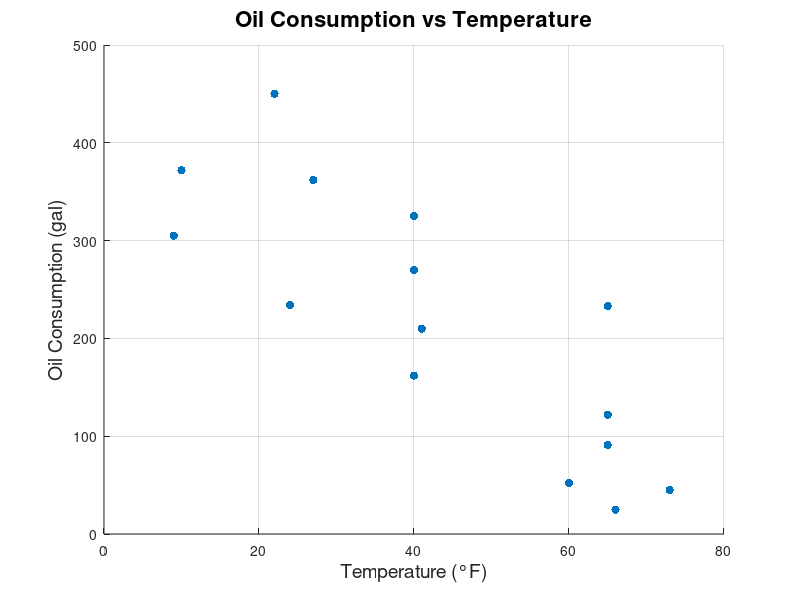
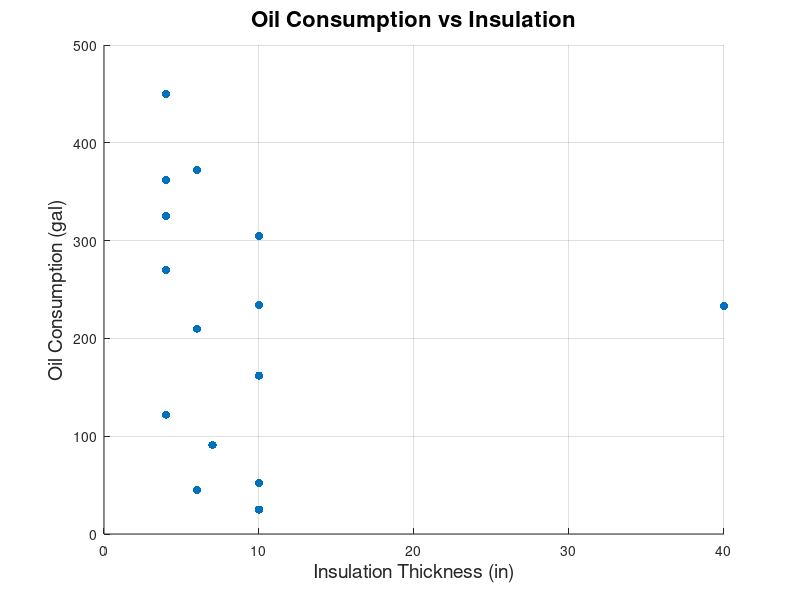
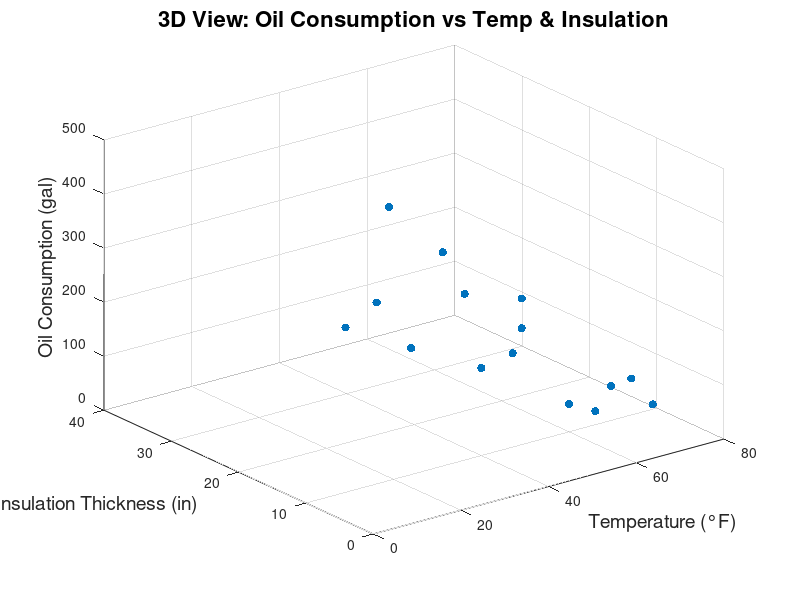
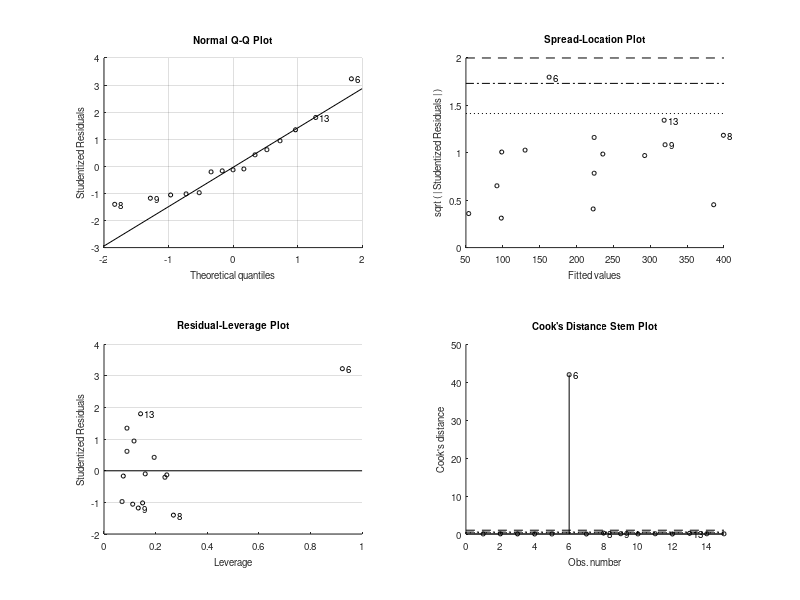

Write the MATLAB code that produced these figures, in order. (Note: this script raises an error after producing the figures.)
% Initialize environment
clear all;
close all;
clc;

% Configuration
outlierThreshold = 2; % Standard deviation threshold for outliers
fitTypes = {'linear', 'quadratic'};
numFits = length(fitTypes);

%% Section 1: Heating Oil Analysis

% Input Data
oilConsumption = [270 362 162 45 91 233 372 305 234 122 25 210 450 325 52];
temperature = [40 27 40 73 65 65 10 9 24 65 66 41 22 40 60];
insulationLevel = [4 4 10 6 7 40 6 10 10 4 10 6 4 4 10];

% Visualization: Scatter Plots
figure;
scatter(temperature, oilConsumption, 'filled');
xlabel('Temperature (°F)', 'FontSize', 14);
ylabel('Oil Consumption (gal)', 'FontSize', 14);
title('Oil Consumption vs Temperature', 'FontSize', 16);
grid on;

figure;
scatter(insulationLevel, oilConsumption, 'filled');
xlabel('Insulation Thickness (in)', 'FontSize', 14);
ylabel('Oil Consumption (gal)', 'FontSize', 14);
title('Oil Consumption vs Insulation', 'FontSize', 16);
grid on;

figure;
scatter3(temperature, insulationLevel, oilConsumption, 'filled');
xlabel('Temperature (°F)', 'FontSize', 14);
ylabel('Insulation Thickness (in)', 'FontSize', 14);
zlabel('Oil Consumption (gal)', 'FontSize', 14);
title('3D View: Oil Consumption vs Temp & Insulation', 'FontSize', 16);
grid on;

% Model Fitting
modelFits = cell(numFits, 1);
r2Values = zeros(numFits, 1);
modelCoeffs = cell(numFits, 1);

for idx = 1:numFits
    modelFits{idx} = fitlm([temperature', insulationLevel'], oilConsumption', fitTypes{idx});
    r2Values(idx) = modelFits{idx}.Rsquared.Ordinary;
    modelCoeffs{idx} = modelFits{idx}.Coefficients.Estimate;
end

% Display Model Fit Quality
disp('=== Model Fit Assessment ===');
for idx = 1:numFits
    fprintf('  %-10s Model | R²: %.4f\n', fitTypes{idx}, r2Values(idx));
end

% Identify Best Model
[~, topModelIdx] = max(r2Values);
fprintf('\n  Best Performing Model: %s\n', fitTypes{topModelIdx});

% Model Equations
disp('=== Model Equations ===');
for idx = 1:numFits
    coeffSet = modelCoeffs{idx};
    eqStr = sprintf('  %-10s | y = %.2f', fitTypes{idx}, coeffSet(1));
    for term = 2:length(coeffSet)
        if coeffSet(term) >= 0
            eqStr = [eqStr sprintf(' + %.2f*x%d', coeffSet(term), term-1)];
        else
            eqStr = [eqStr sprintf(' - %.2f*x%d', abs(coeffSet(term)), term-1)];
        end
    end
    disp(eqStr);
end

% Prediction Scenario
tempTest = 15; % °F
insulTest = 5; % inches
predictions = zeros(numFits, 1);

disp('=== Predictions ===');
for idx = 1:numFits
    predictions(idx) = predict(modelFits{idx}, [tempTest, insulTest]);
    fprintf('  %-10s Model | Temp: %d°F, Insulation: %d in | Oil: %.2f gal\n', ...
        fitTypes{idx}, tempTest, insulTest, predictions(idx));
end

% Manual Equation-Based Prediction
linCoeff = modelCoeffs{1};
predLinEq = linCoeff(1) + linCoeff(2)*tempTest + linCoeff(3)*insulTest;

quadCoeff = modelCoeffs{2};
predQuadEq = quadCoeff(1) + quadCoeff(2)*tempTest + quadCoeff(3)*insulTest + ...
    quadCoeff(4)*tempTest*insulTest + quadCoeff(5)*tempTest^2 + quadCoeff(6)*insulTest^2;

fprintf('\n  Equation-Based:\n');
fprintf('  %-10s | Temp: %d°F, Insulation: %d in | Oil: %.2f gal\n', ...
    fitTypes{1}, tempTest, insulTest, predLinEq);
fprintf('  %-10s | Temp: %d°F, Insulation: %d in | Oil: %.2f gal\n', ...
    fitTypes{2}, tempTest, insulTest, predQuadEq);



% Visualization with Best Fit
figure;
scatter3(temperature, insulationLevel, oilConsumption, 'filled');
hold on;
[X, Y] = meshgrid(min(temperature):1:max(temperature), min(insulationLevel):1:max(insulationLevel));
Z = predict(modelFits{topModelIdx}, [X(:), Y(:)]);
Z = reshape(Z, size(X));
mesh(X, Y, Z, 'FaceAlpha', 0.5);
xlabel('Temperature (°F)', 'FontSize', 14);
ylabel('Insulation Thickness (in)', 'FontSize', 14);
zlabel('Oil Consumption (gal)', 'FontSize', 14);
title('Best Fit Model Surface', 'FontSize', 16);
legend('Data', 'Fit Surface', 'Location', 'northwest');
grid on;
hold off;

%% Section 2: Outlier Removal and Re-Analysis

% Outlier Detection
tempMean = mean(temperature);
tempStd = std(temperature);
insulMean = mean(insulationLevel);
insulStd = std(insulationLevel);

tempOutliers = (temperature < (tempMean - outlierThreshold*tempStd)) | ...
    (temperature > (tempMean + outlierThreshold*tempStd));
insulOutliers = (insulationLevel < (insulMean - outlierThreshold*insulStd)) | ...
    (insulationLevel > (insulMean + outlierThreshold*insulStd));
outlierMask = tempOutliers | insulOutliers;

% Cleaned Dataset
oilClean = oilConsumption(~outlierMask);
tempClean = temperature(~outlierMask);
insulClean = insulationLevel(~outlierMask);

% Visualization: Cleaned Data
figure;
scatter(tempClean, oilClean, 'filled');
xlabel('Temperature (°F)', 'FontSize', 14);
ylabel('Oil Consumption (gal)', 'FontSize', 14);
title('Cleaned: Oil vs Temperature', 'FontSize', 16);
grid on;

figure;
scatter(insulClean, oilClean, 'filled');
xlabel('Insulation Thickness (in)', 'FontSize', 14);
ylabel('Oil Consumption (gal)', 'FontSize', 14);
title('Cleaned: Oil vs Insulation', 'FontSize', 16);
grid on;

figure;
scatter3(tempClean, insulClean, oilClean, 'filled');
xlabel('Temperature (°F)', 'FontSize', 14);
ylabel('Insulation Thickness (in)', 'FontSize', 14);
zlabel('Oil Consumption (gal)', 'FontSize', 14);
title('Cleaned 3D View: Oil vs Temp & Insulation', 'FontSize', 16);
grid on;

% Model Fitting on Cleaned Data
cleanFits = cell(numFits, 1);
r2Clean = zeros(numFits, 1);
coeffClean = cell(numFits, 1);

for idx = 1:numFits
    cleanFits{idx} = fitlm([tempClean', insulClean'], oilClean', fitTypes{idx});
    r2Clean(idx) = cleanFits{idx}.Rsquared.Ordinary;
    coeffClean{idx} = cleanFits{idx}.Coefficients.Estimate;
end

% Display Cleaned Model Fit Quality
disp('=== Cleaned Data Model Fit ===');
for idx = 1:numFits
    fprintf('  %-10s Model | R²: %.4f\n', fitTypes{idx}, r2Clean(idx));
end

% Identify Best Cleaned Model
[~, topCleanIdx] = max(r2Clean);
fprintf('\n  Best Performing Model (Cleaned): %s\n', fitTypes{topCleanIdx});

% Cleaned Model Equations
disp('=== Cleaned Model Equations ===');
for idx = 1:numFits
    coeffSet = coeffClean{idx};
    eqStr = sprintf('  %-10s | y = %.2f', fitTypes{idx}, coeffSet(1));
    for term = 2:length(coeffSet)
        if coeffSet(term) >= 0
            eqStr = [eqStr sprintf(' + %.2f*x%d', coeffSet(term), term-1)];
        else
            eqStr = [eqStr sprintf(' - %.2f*x%d', abs(coeffSet(term)), term-1)];
        end
    end
    disp(eqStr);
end

% Prediction on Cleaned Data
cleanPreds = zeros(numFits, 1);
disp('=== Cleaned Data Predictions ===');
for idx = 1:numFits
    cleanPreds(idx) = predict(cleanFits{idx}, [tempTest, insulTest]);
    fprintf('  %-10s Model | Temp: %d°F, Insulation: %d in | Oil: %.2f gal\n', ...
        fitTypes{idx}, tempTest, insulTest, cleanPreds(idx));
end

% Manual Equation-Based Prediction (Cleaned)
linCoeffClean = coeffClean{1};
predLinEqClean = linCoeffClean(1) + linCoeffClean(2)*tempTest + linCoeffClean(3)*insulTest;

quadCoeffClean = coeffClean{2};
predQuadEqClean = quadCoeffClean(1) + quadCoeffClean(2)*tempTest + quadCoeffClean(3)*insulTest + ...
    quadCoeffClean(4)*tempTest*insulTest + quadCoeffClean(5)*tempTest^2 + quadCoeffClean(6)*insulTest^2;

fprintf('\n  Equation-Based (Cleaned):\n');
fprintf('  %-10s | Temp: %d°F, Insulation: %d in | Oil: %.2f gal\n', ...
    fitTypes{1}, tempTest, insulTest, predLinEqClean);
fprintf('  %-10s | Temp: %d°F, Insulation: %d in | Oil: %.2f gal\n', ...
    fitTypes{2}, tempTest, insulTest, predQuadEqClean);



% Visualization with Best Cleaned Fit
figure;
scatter3(tempClean, insulClean, oilClean, 'filled');
hold on;
[Xc, Yc] = meshgrid(min(tempClean):1:max(tempClean), min(insulClean):1:max(insulClean));
Zc = predict(cleanFits{topCleanIdx}, [Xc(:), Yc(:)]);
Zc = reshape(Zc, size(Xc));
mesh(Xc, Yc, Zc, 'FaceAlpha', 0.5);
xlabel('Temperature (°F)', 'FontSize', 14);
ylabel('Insulation Thickness (in)', 'FontSize', 14);
zlabel('Oil Consumption (gal)', 'FontSize', 14);
title('Cleaned Data with Best Fit Surface', 'FontSize', 16);
legend('Cleaned Data', 'Fit Surface', 'Location', 'northwest');
grid on;
hold off;